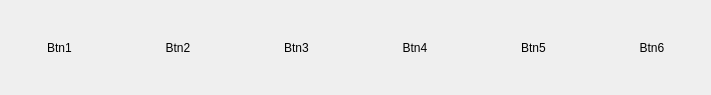
<?xml version="1.0" encoding="UTF-8"?>
<ui version="4.0">
 <class>Form</class>
 <widget class="QWidget" name="Form">
  <property name="geometry">
   <rect>
    <x>0</x>
    <y>0</y>
    <width>711</width>
    <height>95</height>
   </rect>
  </property>
  <property name="sizePolicy">
   <sizepolicy hsizetype="MinimumExpanding" vsizetype="MinimumExpanding">
    <horstretch>0</horstretch>
    <verstretch>0</verstretch>
   </sizepolicy>
  </property>
  <property name="windowTitle">
   <string>Form</string>
  </property>
  <property name="styleSheet">
   <string notr="true">/* Style de base des boutons : suppression des bordures et fond transparent */
QToolButton {
    border: none;
    background: transparent;
}

/* Restauration de l'outil actif pour compenser l'absence de bordure */
QToolButton:checked {
    /* Fond bleu acier plus prononce pour l'outil selectionne */
    background-color: rgba(100, 150, 200, 0.4);
}

/* Modification de l'apparence lors du survol de la souris */
QToolButton:hover {
    /* Application d'une couleur de fond bleu-gris semi-transparente */
    background-color: rgba(100, 150, 200, 0.2);
}

/* Etat combine : outil selectionne ET survole */
QToolButton:checked:hover {
    background-color: rgba(100, 150, 200, 0.5);
}</string>
  </property>
  <layout class="QHBoxLayout" name="horizontalLayout_2">
   <property name="spacing">
    <number>0</number>
   </property>
   <property name="leftMargin">
    <number>0</number>
   </property>
   <property name="topMargin">
    <number>0</number>
   </property>
   <property name="rightMargin">
    <number>0</number>
   </property>
   <property name="bottomMargin">
    <number>0</number>
   </property>
   <item>
    <layout class="QGridLayout" name="gridLayout_1">
     <property name="spacing">
      <number>5</number>
     </property>
     <item row="0" column="0">
      <widget class="QToolButton" name="toolButton_1">
       <property name="sizePolicy">
        <sizepolicy hsizetype="Minimum" vsizetype="Minimum">
         <horstretch>0</horstretch>
         <verstretch>0</verstretch>
        </sizepolicy>
       </property>
       <property name="minimumSize">
        <size>
         <width>32</width>
         <height>32</height>
        </size>
       </property>
       <property name="maximumSize">
        <size>
         <width>16777215</width>
         <height>16777215</height>
        </size>
       </property>
       <property name="text">
        <string>Btn1</string>
       </property>
       <property name="iconSize">
        <size>
         <width>80</width>
         <height>80</height>
        </size>
       </property>
      </widget>
     </item>
    </layout>
   </item>
   <item>
    <layout class="QHBoxLayout" name="horizontalLayout">
     <property name="spacing">
      <number>5</number>
     </property>
     <item>
      <widget class="QToolButton" name="toolButton_2">
       <property name="sizePolicy">
        <sizepolicy hsizetype="Minimum" vsizetype="Minimum">
         <horstretch>0</horstretch>
         <verstretch>0</verstretch>
        </sizepolicy>
       </property>
       <property name="minimumSize">
        <size>
         <width>32</width>
         <height>32</height>
        </size>
       </property>
       <property name="maximumSize">
        <size>
         <width>16777215</width>
         <height>16777215</height>
        </size>
       </property>
       <property name="text">
        <string>Btn2</string>
       </property>
       <property name="iconSize">
        <size>
         <width>80</width>
         <height>80</height>
        </size>
       </property>
      </widget>
     </item>
    </layout>
   </item>
   <item>
    <layout class="QGridLayout" name="gridLayout_3">
     <property name="spacing">
      <number>5</number>
     </property>
     <item row="0" column="0">
      <widget class="QToolButton" name="toolButton_3">
       <property name="sizePolicy">
        <sizepolicy hsizetype="Minimum" vsizetype="Minimum">
         <horstretch>0</horstretch>
         <verstretch>0</verstretch>
        </sizepolicy>
       </property>
       <property name="minimumSize">
        <size>
         <width>32</width>
         <height>32</height>
        </size>
       </property>
       <property name="maximumSize">
        <size>
         <width>16777215</width>
         <height>16777215</height>
        </size>
       </property>
       <property name="text">
        <string>Btn3</string>
       </property>
       <property name="iconSize">
        <size>
         <width>80</width>
         <height>80</height>
        </size>
       </property>
      </widget>
     </item>
    </layout>
   </item>
   <item>
    <layout class="QGridLayout" name="gridLayout_4">
     <property name="spacing">
      <number>5</number>
     </property>
     <item row="0" column="0">
      <widget class="QToolButton" name="toolButton_4">
       <property name="sizePolicy">
        <sizepolicy hsizetype="Minimum" vsizetype="Minimum">
         <horstretch>0</horstretch>
         <verstretch>0</verstretch>
        </sizepolicy>
       </property>
       <property name="minimumSize">
        <size>
         <width>32</width>
         <height>32</height>
        </size>
       </property>
       <property name="maximumSize">
        <size>
         <width>16777215</width>
         <height>16777215</height>
        </size>
       </property>
       <property name="text">
        <string>Btn4</string>
       </property>
       <property name="iconSize">
        <size>
         <width>80</width>
         <height>80</height>
        </size>
       </property>
      </widget>
     </item>
    </layout>
   </item>
   <item>
    <layout class="QGridLayout" name="gridLayout_5">
     <property name="spacing">
      <number>5</number>
     </property>
     <item row="0" column="0">
      <widget class="QToolButton" name="toolButton_5">
       <property name="sizePolicy">
        <sizepolicy hsizetype="Minimum" vsizetype="Minimum">
         <horstretch>0</horstretch>
         <verstretch>0</verstretch>
        </sizepolicy>
       </property>
       <property name="minimumSize">
        <size>
         <width>32</width>
         <height>32</height>
        </size>
       </property>
       <property name="maximumSize">
        <size>
         <width>16777215</width>
         <height>16777215</height>
        </size>
       </property>
       <property name="text">
        <string>Btn5</string>
       </property>
       <property name="iconSize">
        <size>
         <width>80</width>
         <height>80</height>
        </size>
       </property>
      </widget>
     </item>
    </layout>
   </item>
   <item>
    <layout class="QGridLayout" name="gridLayout_6_">
     <property name="spacing">
      <number>5</number>
     </property>
     <item row="0" column="0">
      <widget class="QToolButton" name="toolButton_6">
       <property name="sizePolicy">
        <sizepolicy hsizetype="Minimum" vsizetype="Minimum">
         <horstretch>0</horstretch>
         <verstretch>0</verstretch>
        </sizepolicy>
       </property>
       <property name="minimumSize">
        <size>
         <width>32</width>
         <height>32</height>
        </size>
       </property>
       <property name="maximumSize">
        <size>
         <width>16777215</width>
         <height>16777215</height>
        </size>
       </property>
       <property name="text">
        <string>Btn6</string>
       </property>
       <property name="iconSize">
        <size>
         <width>80</width>
         <height>80</height>
        </size>
       </property>
      </widget>
     </item>
    </layout>
   </item>
  </layout>
 </widget>
 <resources/>
 <connections/>
</ui>
